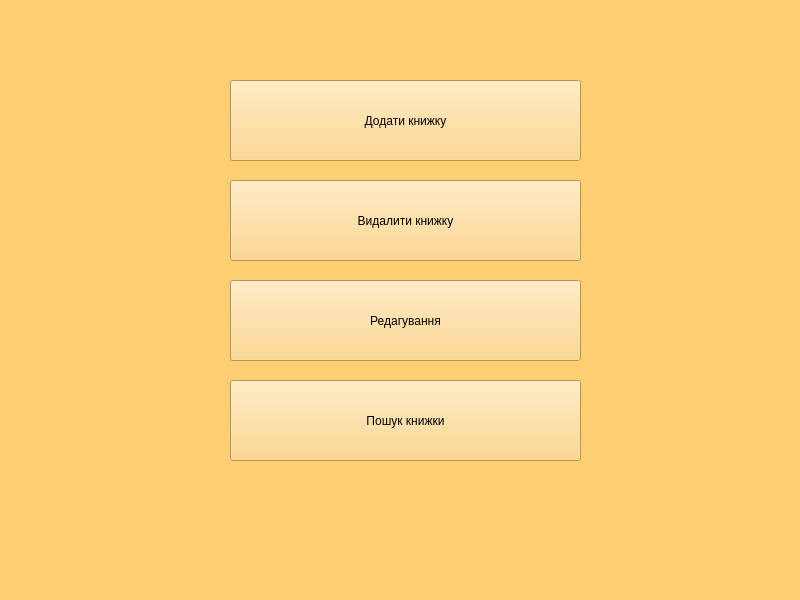
<?xml version="1.0" encoding="UTF-8"?>
<ui version="4.0">
 <class>MainWindow</class>
 <widget class="QMainWindow" name="MainWindow">
  <property name="geometry">
   <rect>
    <x>0</x>
    <y>0</y>
    <width>800</width>
    <height>600</height>
   </rect>
  </property>
  <property name="windowTitle">
   <string>Library</string>
  </property>
  <property name="styleSheet">
   <string notr="true">background-color: rgb(254, 206, 114);</string>
  </property>
  <widget class="QWidget" name="centralwidget">
   <widget class="QPushButton" name="addButton">
    <property name="geometry">
     <rect>
      <x>230</x>
      <y>80</y>
      <width>351</width>
      <height>81</height>
     </rect>
    </property>
    <property name="styleSheet">
     <string notr="true">font: 24pt &quot;.AppleSystemUIFont&quot;;</string>
    </property>
    <property name="text">
     <string>Додати книжку</string>
    </property>
   </widget>
   <widget class="QPushButton" name="deleteButton">
    <property name="geometry">
     <rect>
      <x>230</x>
      <y>180</y>
      <width>351</width>
      <height>81</height>
     </rect>
    </property>
    <property name="autoFillBackground">
     <bool>false</bool>
    </property>
    <property name="styleSheet">
     <string notr="true">font: 24pt &quot;.AppleSystemUIFont&quot;;</string>
    </property>
    <property name="text">
     <string>Видалити книжку</string>
    </property>
   </widget>
   <widget class="QPushButton" name="redButton">
    <property name="geometry">
     <rect>
      <x>230</x>
      <y>280</y>
      <width>351</width>
      <height>81</height>
     </rect>
    </property>
    <property name="styleSheet">
     <string notr="true">font: 24pt &quot;.AppleSystemUIFont&quot;;</string>
    </property>
    <property name="text">
     <string>Редагування</string>
    </property>
   </widget>
   <widget class="QPushButton" name="searchButton">
    <property name="geometry">
     <rect>
      <x>230</x>
      <y>380</y>
      <width>351</width>
      <height>81</height>
     </rect>
    </property>
    <property name="styleSheet">
     <string notr="true">font: 24pt &quot;.AppleSystemUIFont&quot;;</string>
    </property>
    <property name="text">
     <string>Пошук книжки</string>
    </property>
   </widget>
  </widget>
  <widget class="QMenuBar" name="menubar">
   <property name="geometry">
    <rect>
     <x>0</x>
     <y>0</y>
     <width>800</width>
     <height>22</height>
    </rect>
   </property>
  </widget>
  <widget class="QStatusBar" name="statusbar"/>
 </widget>
 <resources/>
 <connections/>
</ui>
